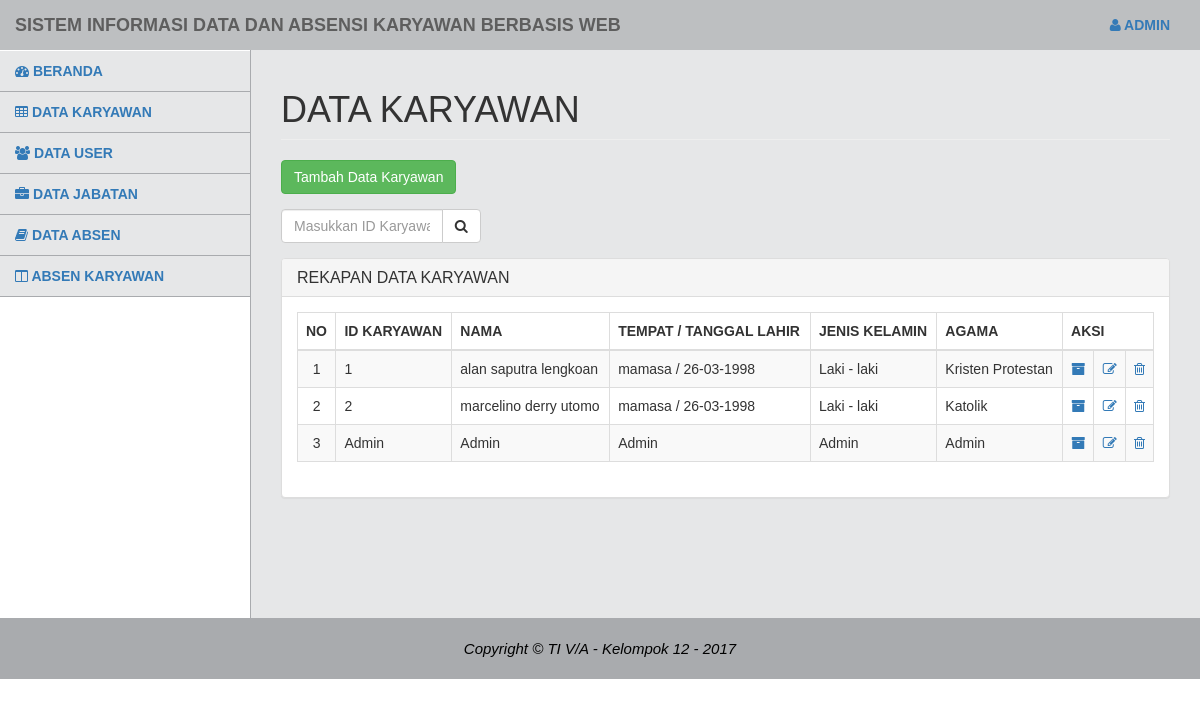
/data_karyawan.php, run on the app's committed database.
### tables this page shows
CREATE TABLE `tb_karyawan` (
  `id_karyawan` varchar(20) NOT NULL,
  `nama` varchar(50) NOT NULL,
  `tmp_tgl_lhr` varchar(20) NOT NULL,
  `jenkel` varchar(20) NOT NULL,
  `gol_dar` varchar(5) NOT NULL,
  `agama` varchar(20) NOT NULL,
  `alamat` varchar(50) NOT NULL,
  `no_tel` varchar(20) NOT NULL,
  `pen_ter` varchar(10) NOT NULL,
  `tah_lus` varchar(10) NOT NULL,
  `jabatan` varchar(20) NOT NULL,
  `foto` blob NOT NULL
);

### data_karyawan.php (the view, shortened to what this page needs)
<?php
include ("koneksi.php");
 ?>
<!DOCTYPE html>
<html>
  <head>
    <link href="vendor/css/bootstrap/bootstrap.min.css" rel="stylesheet">
    <link href="vendor/font-awesome/css/font-awesome.min.css" rel="stylesheet" type="text/css">
    <link href="css/tampilanadmin.css" rel="stylesheet">
  </head>
  <body>
    <div id="wrapper">
      <nav class="navbar navbar-default navbar-static-top" role="navigation" style="margin-bottom: 0">
          <div class="navbar-header">
            <a class="navbar-brand">Sistem Informasi Data dan Absensi Karyawan Berbasis Web</a>
          </div>
          <ul class="nav navbar-top-links navbar-right">
            <li class="dropdown">
              <a class="dropdown-toggle" data-toggle="dropdown" href="#">
                <i class="fa fa-user"></i> Admin
              </a>
            </li>
          </ul>
          <div class="navbar-default sidebar" role="navigation">
            <div class="sidebar-nav navbar-collapse">
              <ul class="nav" id="side-menu">
                <li>
                  <a href="beranda_admin.php">
                    <i class="fa fa-dashboard"></i> Beranda
                  </a>
                </li>
                <li>
                  <a href="data_karyawan.php">
                    <i class="fa fa-table"></i> Data Karyawan
                  </a>
                </li>
                <li>
                  <a href="data_user.php">
                    <i class="fa fa-users"></i> Data User
                  </a>
                </li>
                <li>
                  <a href="data_jabatan.php">
                    <i class="fa fa-briefcase"></i> Data Jabatan
                  </a>
                </li>
                <li>
                  <a href="data_absen.php">
                    <i class="fa fa-book"></i> Data Absen
                  </a>
                </li>
                <li>
                  <a href="absen_umum.php">
                    <i class="fa fa-columns"></i> Absen Karyawan
                  </a>
                </li>
              </ul>
            </div>
          </div>
      </nav>
      <div id="page-wrapper">
        <div class="row">
          <div class="col-lg-12">
            <h1 class="page-header">Data Karyawan</h1>
          </div>
        </div>
        <div class="form-group">
          <a href="tambah_karyawan.php">
            <input class="btn btn-success" type="submit" name="" value="Tambah Data Karyawan">
          </a>
        </div>
        <div class="row">
          <div class="col-sm-3">
            <form class="form" action="prospenidkar.php" method="post">
              <div class="form-group input-group">
                <input class="form-control" type="text" name="cari" placeholder="Masukkan ID Karyawan">
                <span class="input-group-btn">
                    <button class="btn btn-default" type="submit"><i class="fa fa-search"></i>
                    </button>
                </span>
              </div>
            </form>
          </div>
        </div>
        <div class="row">
          <div class="col-lg-12">
            <div class="panel panel-default">
              <div class="panel-heading">
                <h1 class="panel-title">Rekapan Data Karyawan</h1>
              </div>
              <div class="panel-body">
                <table width="100%" class="table table-striped table-bordered table-hover" id="dataTables-example">
                    <thead>
                        <tr>
                          <th>NO</th>
                          <th>ID KARYAWAN</th>
                          <th>NAMA</th>
                          <th>TEMPAT / TANGGAL LAHIR</th>
                          <th>JENIS KELAMIN</th>
                          <th>AGAMA</th>
                          <th colspan="3">AKSI</th>
                        </tr>
                    </thead>
                    <tbody>
                      <?php
                      $sql     = "SELECT * FROM tb_karyawan";
                      $query   = mysqli_query($koneksi, $sql);
                      $no= 1;
                      while ($row = mysqli_fetch_array($query)) {
                      ?>
                      <tr>
                        <td align="center"><?php echo $no ?></td>
                        <td align="left"><?php echo $row[0] ?></td>
                        <td align="left"><?php echo $row[1] ?></td>
                        <td align="left"><?php echo $row[2] ?></td>
                        <td align="left"><?php echo $row[3] ?></td>
                        <td align="left"><?php echo $row[5] ?></td>
                        <td align="right">
                          <a href="detail_karyawan.php?id_karyawan=<?php echo $row['id_karyawan'] ?>"><i class="fa fa-archive"></i></a>
                        </td>
                        <td align="right">
                          <a href="edit_karyawan.php?id_karyawan=<?php echo $row['id_karyawan'] ?>"><i class="fa fa-edit"></i></a>
                        </td>
                        <td align="right">
                          <a href="hapus_karyawan.php?id_karyawan=<?php echo $row['id_karyawan'] ?>" onclick="hapus()"><i class="fa fa-trash-o"></i></a>
                        </td>
                      </tr>
                      <?php
                      $no++;
                      }
                       ?>
                    </tbody>
                </table>
              </div>
            </div>
          </div>
        </div>
      </div>
    </div>
    <footer class="text-center">
      <div class="footer-below">
        <div class="container">
          <div class="row">
            <div class="col-lg-12">
              <em>Copyright &copy; TI V/A - Kelompok 12 - 2017</em>
            </div>
          </div>
        </div>
      </div>
    </footer>
  </body>
</html>

### css/tampilanadmin.css (style rules this page uses)
body { font-family: Arial, sans-serif; }
h1 { text-transform: uppercase; font-weight: 500; }
#wrapper { width: 100%; }
#page-wrapper { padding: 0 15px; min-height: 568px; background-color: #E6E7E8; }
@media (min-width: 768px) { #page-wrapper { position: inherit; margin: 0 0 0 250px; padding: 0 30px; border-left: 1px solid #A9ABAE; } }
.navbar { background-color: #BDBFC1; font-weight: 700; font-family: arial; text-transform: uppercase; border: none; }
.navbar-top-links { margin-right: 0; }
.navbar-top-links li { display: inline-block; }
.navbar-top-links li:last-child { margin-right: 15px; }
.navbar-top-links li a { padding: 15px; min-height: 50px; }
.sidebar { background-color: #E6E7E8; }
.sidebar .sidebar-nav.navbar-collapse { padding-left: 0; padding-right: 0; }
.sidebar ul li { border-bottom: 1px solid #A9ABAE; }
@media (min-width: 768px) { .sidebar { z-index: 1; position: absolute; width: 250px; margin-top: 51px; } }
@media (min-width: 768px) { .navbar-top-links { margin-left: auto; } }
footer { color: black; font-size: 15px; }
footer .footer-below { padding: 20px 0; background-color: #A9ABAE; }

### data on the page
tb_karyawan: id_karyawan "1", nama "alan saputra lengkoan", tmp_tgl_lhr "mamasa / 26-03-1998", jenkel "Laki - laki", agama "Kristen Protestan"
tb_karyawan: id_karyawan "2", nama "marcelino derry utomo", tmp_tgl_lhr "mamasa / 26-03-1998", jenkel "Laki - laki", agama "Katolik"
tb_karyawan: id_karyawan "Admin", nama "Admin", tmp_tgl_lhr "Admin", jenkel "Admin", agama "Admin"
